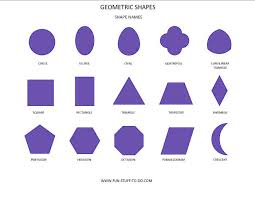
#> input picture image_study/test.png, 255 x 197 px
$ python opencv6_contour.py
#> lines starting #> are read from the running program, lines starting #| are printed output that depends on the picture; after the words box and inside, x2 and y2 are one past the last pixel; in counts of white or black regions, pixels touching at a corner belong together
# 컨투어

# contours, hierarchy = cv.findContours(image, mode, method[, contours[, hierarchy[, offset]]])
#image = 바이너리 이미지 , hierarchy = 검출된 컨투어 구조적 저장 offset 좌표구하기
#cv.CHAIN_APPOX_NONE , cv.CHAIN_APPOX_SIMPLE(꼭지점만 컨투어, 메모리 절약)
# mode =

import cv2 as cv

img_color = cv.imread('test.png')
#> img_color is the input picture: shape (197, 255, 3); mean B, G, R 238.7, 224.8, 228.8
img_gray = cv.cvtColor(img_color, cv.COLOR_BGR2GRAY)
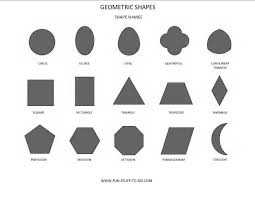
#> img_gray: shape (197, 255); min 2, max 255, mean 227.6
ret, img_binary = cv.threshold(img_gray, 127, 255, 0)
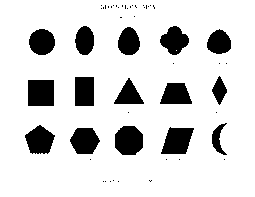
#> img_binary: shape (197, 255); 84.8% white; 53 black regions (38 under 20 px)
contours, hierarchy = cv.findContours(img_binary, cv.RETR_LIST, cv.CHAIN_APPROX_SIMPLE)
#> contours = 59 contours, 43 with area under 20; largest, box (x1, y1, x2, y2) and area: (0, 0, 255, 197) 49784, (27, 79, 55, 107) 727, (114, 125, 144, 156) 726, (160, 126, 195, 155) 700, (24, 124, 56, 155) 640

cv.drawContours(img_color, contours, 0, (0, 255, 0), 3) #인덱스 0 컨투어
#> img_color: shape (197, 255, 3); 0.05% of pixels changed, all inside (x1, y1, x2, y2) = (147, 178, 154, 185)
cv.drawContours(img_color, contours, 1, (255, 0, 0), 3) #인덱스 1 컨투어
#> img_color: shape (197, 255, 3); mean B, G, R 238.6, 224.7, 228.6

cv.imshow("result", img_color)
cv.waitKey(0)

#컨투어 그리기
#image = cv.drawContours( image, contours, contourldx, color[, thickness [, lineType[, hierarchy[, maxLevel[,offset]]]]])
#이미지 = 컨투어 그릴 이미지, 컨투어저장된 컨투어, 이미지그릴 컨투어 인덱스, 컨투어 그릴색상, 컨투어그릴 선굵기

#=================================================
import cv2 as cv

img_color = cv.imread('test.png')
img_gray = cv.cvtColor(img_color, cv.COLOR_BGR2GRAY)
ret, img_binary = cv.threshold(img_gray, 127, 255, 0)
contours, hierarchy = cv.findContours(img_binary, cv.RETR_LIST, cv.CHAIN_APPROX_NONE)

for cnt in contours:
    for p in cnt:
        cv.circle(img_color, (p[0][0], p[0][1]), 10, (255,0,0), -1)
#> this loop made 59 passes
#> cnt on passes 1 to 12: [[149, 181], [150, 180], [151, 181], [150, 182]], [[117, 181], [118, 180], [119, 181], [118, 182]], [[109, 181], [110, 180], [111, 181], [110, 182]], [[104, 181], [105, 180], [106, 181], [105, 182]], [[102, 181], [103, 180], [104, 181], [103, 182]], [[150, 180], [151, 179], [152, 180], [151, 181]], [[148, 180], [149, 179], [150, 180], [149, 181]], [[112, 180], [113, 179], [114, 180], [113, 181]], [[223, 159], [224, 158], [225, 159], [224, 160]], [[178, 159], [179, 158], [180, 159], [179, 160]], [[165, 159], [166, 158], [167, 159], [166, 160]], [[89, 159], [90, 158], [91, 159], [90, 160]]
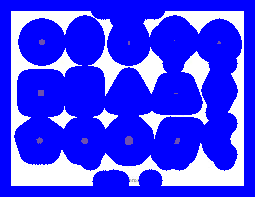
#> img_color: shape (197, 255, 3); mean B, G, R 254.5, 60.9, 61
cv.imshow("result", img_color)
cv.waitKey(0)


#====================컨투어 속의 컨투어=======================#
import cv2 as cv

img_color = cv.imread('test.png')
img_gray = cv.cvtColor(img_color, cv.COLOR_BGR2GRAY)
ret, img_binary = cv.threshold(img_gray, 127, 255, 0)
contours, hierarchy = cv.findContours(img_binary, cv.RETR_LIST, cv.CHAIN_APPROX_SIMPLE)

# RETR_TREE     : 컨투어 내부의 다른 컨투어가 있을시 계층구조를 만들어준다.
# RETR_LIST     : 모든 컨투어가 같은 계층을 갖는다
# RETR_EXTERNAL : 가장 외곽의 컨투어만 리턴 자식 컨투어는 무시
# RETR_CCOMP    : 모든 컨투어를 2개의 레벨계층으로 구성 외곽 컨투어 , 내각 컨투어


for cnt in contours:
    cv.drawContours(img_color, [cnt], 0, (255, 0, 0), 3)
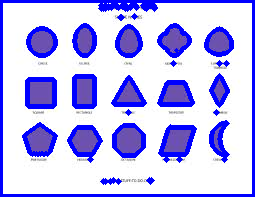
#> img_color: shape (197, 255, 3); 19.24% of pixels changed, all inside (x1, y1, x2, y2) = (0, 0, 255, 197)
#> (the run stopped early here; a loop or call above may not have finished)
